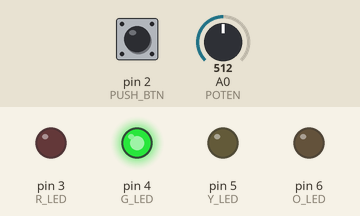
Simulated run of this sketch. Board: Arduino Uno, built with avr-gcc and run on an emulated ATmega328P. Shown: output pins drawn as LEDs (lit = HIGH). Dashed ring = blinking. The inputs (shaded band) are chosen by the test bench; at power-on: A0 (POTEN) = 512, pin 2 (PUSH_BTN) HIGH.

Above: at 1.2 s.
1.3 s: A0 (POTEN) set to 122
At 1.68 s:
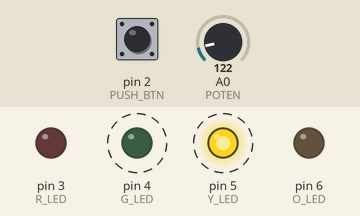
4.3 s: A0 (POTEN) set to 0
At 4.38 s:
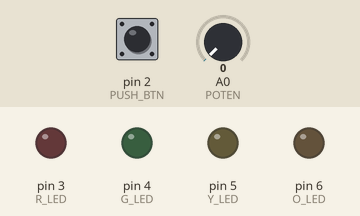
7.3 s: pin 2 (PUSH_BTN) pulsed LOW 2 times (0.12 s each, 0.3 s apart)
At 8.4 s:
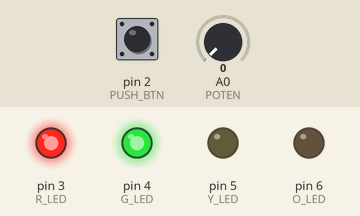
10.3 s: pin 2 (PUSH_BTN) pulled LOW for 0.15 s
13.3 s: pin 2 (PUSH_BTN) pulled LOW for 1 s
Timing chart, 0 to 17.3 s (numbered marks = the images above; inputs shaded):
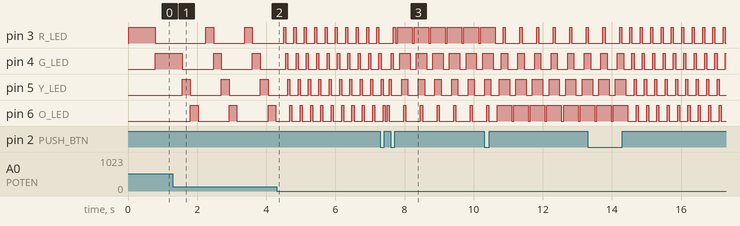

The sketch:

code_check2.ino
```cpp
#include <Arduino_FreeRTOS.h>  //เรียกใช้คลังโปรแกรมสำหรับเรียกฟังก์ชัน Arduino_FreeRTOS.h
#define R_LED 3                //กำหนด PIN3 สำหรับแสดงแอลอีดี RED
#define G_LED 4                //กำหนด PIN4 สำหรับแสดงแอลอีดี GREEN
#define Y_LED 5                //กำหนด PIN5 สำหรับแสดงแอลอีดี YELLOW
#define O_LED 6                //กำหนด PIN5 สำหรับแสดงแอลอีดี ORANGE
#define PUSH_BTN 2             //กำหนด PIN2 สำหรับรับค่าจากการกดปุ่มสวิตช์
#define POTEN 14               //กำหนด PIN14 สำหรับรับค่าจาก Potentiometer
uint8_t mode = 0;              //สร้างตัวแปร mode เพื่อกำหนดโหมดการแสดงผลของแอลอีดี
unsigned int delay_time = 500; //ประกาศตัวแปร delay_time เป็นหน่วงเวลา 500ms ในการติด-ดับแอลอีดี

void setup() {
//สร้าง Task 3 ฟังก์ชัน
  xTaskCreate(Read_Button, "READ BUTTON", 128, NULL, 1, NULL);
  xTaskCreate(Read_Poten, "READ POTENTIOMETER", 128, NULL, 1, NULL);
  xTaskCreate(Display_LED, "DISPLAY LED", 128, NULL, 1, NULL);
}
//สร้าง Task Display_LED (Red, Green, Yellow, Orange LED)
//--เพื่อแสดง OUTPUT ของแอลอีดี
void Display_LED(void *pvParameter){
  pinMode(R_LED, OUTPUT); //กำหนด PINMODE R_LED เป็น OUTPUT
  pinMode(G_LED, OUTPUT); //กำหนด PINMODE G_LED เป็น OUTPUT
  pinMode(Y_LED, OUTPUT); //กำหนด PINMODE Y_LED เป็น OUTPUT
  pinMode(O_LED, OUTPUT); //กำหนด PINMODE O_LED เป็น OUTPUT

  while(1){         //มีการวนลูป
    if(mode == 0){
      digitalWrite(R_LED, 1);
      vTaskDelay(pdMS_TO_TICKS(delay_time));
      digitalWrite(R_LED, 0);
      digitalWrite(G_LED, 1);
      vTaskDelay(pdMS_TO_TICKS(delay_time));
      digitalWrite(G_LED, 0);
      digitalWrite(Y_LED, 1);
      vTaskDelay(pdMS_TO_TICKS(delay_time));
      digitalWrite(Y_LED, 0);
      digitalWrite(O_LED, 1);
      vTaskDelay(pdMS_TO_TICKS(delay_time));
      digitalWrite(O_LED, 0);
      vTaskDelay(pdMS_TO_TICKS(delay_time));

    }else if(mode == 1){
      digitalWrite(O_LED, 1);
      vTaskDelay(pdMS_TO_TICKS(delay_time));
      digitalWrite(O_LED, 0);
      digitalWrite(Y_LED, 1);
      vTaskDelay(pdMS_TO_TICKS(delay_time));
      digitalWrite(Y_LED, 0);
      digitalWrite(G_LED, 1);
      vTaskDelay(pdMS_TO_TICKS(delay_time));
      digitalWrite(G_LED, 0);
      digitalWrite(R_LED, 1);
      vTaskDelay(pdMS_TO_TICKS(delay_time));
      digitalWrite(R_LED, 0);
      vTaskDelay(pdMS_TO_TICKS(delay_time));

    }else if(mode == 2){
      digitalWrite(R_LED, 1);
      vTaskDelay(pdMS_TO_TICKS(delay_time));
      digitalWrite(G_LED, 1);
      vTaskDelay(pdMS_TO_TICKS(delay_time));
      digitalWrite(Y_LED, 1);
      vTaskDelay(pdMS_TO_TICKS(delay_time));
      digitalWrite(O_LED, 1);
      vTaskDelay(pdMS_TO_TICKS(delay_time));
      digitalWrite(O_LED, 0);
      vTaskDelay(pdMS_TO_TICKS(delay_time));
      digitalWrite(Y_LED, 0);
      vTaskDelay(pdMS_TO_TICKS(delay_time));
      digitalWrite(G_LED, 0);
      vTaskDelay(pdMS_TO_TICKS(delay_time));
      digitalWrite(R_LED, 0);
      vTaskDelay(pdMS_TO_TICKS(delay_time));

    }else if(mode == 3){
      digitalWrite(O_LED, 1);
      vTaskDelay(pdMS_TO_TICKS(delay_time));
      digitalWrite(Y_LED, 1);
      vTaskDelay(pdMS_TO_TICKS(delay_time));
      digitalWrite(G_LED, 1);
      vTaskDelay(pdMS_TO_TICKS(delay_time));
      digitalWrite(R_LED, 1);
      vTaskDelay(pdMS_TO_TICKS(delay_time));
      digitalWrite(R_LED, 0);
      vTaskDelay(pdMS_TO_TICKS(delay_time));
      digitalWrite(G_LED, 0);
      vTaskDelay(pdMS_TO_TICKS(delay_time));
      digitalWrite(Y_LED, 0);
      vTaskDelay(pdMS_TO_TICKS(delay_time));
      digitalWrite(O_LED, 0);
      vTaskDelay(pdMS_TO_TICKS(delay_time));
    }
  }
}

void Read_Poten(void *pvParameter) {
  pinMode(POTEN, INPUT);

  while (1) {
    int sensorValue = analogRead(POTEN);
    // Map potentiometer value to delay time range (50 ms to 1500 ms)
    delay_time = map(sensorValue, 0, 1023, 50, 1500);
    vTaskDelay(pdMS_TO_TICKS(100)); // Stabilize readings
  }
}

void Read_Button(void *pvParameter){ //สร้าง Task Read_Button สำหรับอ่านค่าการกดปุ่มสวิตช์
  pinMode(PUSH_BTN, INPUT); //กำหนด PINMODE PUSH_BTN เป็น INPUT
  while(1){
    if(!digitalRead(PUSH_BTN)){ //ตรวจสอบว่ามีการกดปุ่มบนสวิตช์หรือไม่ ?
      vTaskDelay(pdMS_TO_TICKS(10));
      if(!digitalRead(PUSH_BTN)){
        while(!digitalRead(PUSH_BTN)){};
        mode < 3 ? mode++ : mode = 0;
      }
    }
  }
}
void loop() {} 
```

Measured:
- after the input at 4.3 s, pin 3 (R_LED), pin 4 (G_LED): alternates HIGH for 0.06 s and LOW for 0.24 s, starting after 0.26 s; pin 5 (Y_LED): alternates HIGH for 0.06 s and LOW for 0.24 s, starting after 0.32 s; pin 6 (O_LED): alternates HIGH for 0.06 s and LOW for 0.24 s, starting after 0.38 s
- by itself, pin 3 (R_LED), pin 4 (G_LED), pin 5 (Y_LED), pin 6 (O_LED): alternates HIGH for 0.22 s and LOW for 0.90 s
